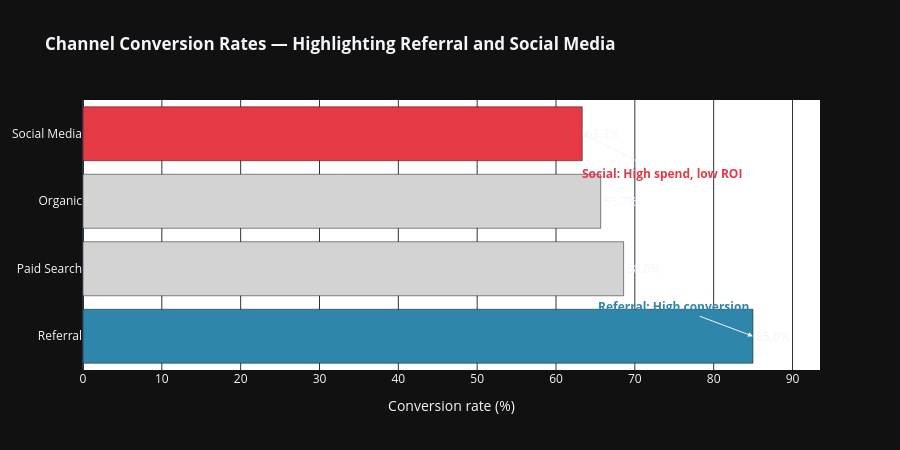

Notebook source saved alongside this figure:
### Code cell
# Cell 4 - Channel performance horizontal bar (clean, annotated)

try:
    channel_df = pd.read_sql("SELECT * FROM presentation.channel_with_emphasis ORDER BY display_order, conversion_rate DESC", engine)
    channel_df.rename(columns={'conversion_rate':'conversion_rate_pct'}, inplace=True)
    use_presentation = True
    print("Using presentation.channel_with_emphasis view.")
except sqlalchemy.exc.ProgrammingError: # Catch specific error for missing view/table
    channel_df = cac_df.copy()
    channel_df.rename(columns={'conversion_rate_pct':'conversion_rate_pct'}, inplace=True)
    use_presentation = False
    print("Using computed CAC table for plotting.")

# Colors: Referral = primary (blue), Social Media = problem (red), others grey
COL = {'primary': '#2E86AB', 'problem': '#E63946', 'context': '#D3D3D3'}
if 'visual_priority' in channel_df.columns:
    colors = [COL['primary'] if v=='PRIMARY' else COL['problem'] if v=='PROBLEM' else COL['context'] for v in channel_df.get('visual_priority', ['CONTEXT']*len(channel_df))]
else:
    colors = [COL['primary'] if ch=='Referral' else COL['problem'] if ch=='Social Media' else COL['context']
              for ch in channel_df[channel_df.columns[0]]]

fig2 = go.Figure()
fig2.add_trace(go.Bar(
    x=channel_df['conversion_rate_pct'],
    y=channel_df[channel_df.columns[0]],
    orientation='h',
    marker=dict(color=colors),
    text=[f"{x:.1f}%" for x in channel_df['conversion_rate_pct']],
    textposition='outside'
))

# Annotations - add for referral and social if present
if 'Referral' in channel_df.iloc[:,0].values:
    r = channel_df[channel_df.iloc[:,0]=='Referral'].iloc[0]
    fig2.add_annotation(x=r['conversion_rate_pct'], y='Referral',
                        text="<b>Referral: High conversion</b>", showarrow=True, arrowhead=2,
                        ax=-80, ay=-30, font=dict(color=COL['primary']))
if 'Social Media' in channel_df.iloc[:,0].values:
    s = channel_df[channel_df.iloc[:,0]=='Social Media'].iloc[0]
    fig2.add_annotation(x=s['conversion_rate_pct'], y='Social Media',
                        text="<b>Social: High spend, low ROI</b>", showarrow=True, arrowhead=2,
                        ax=80, ay=40, font=dict(color=COL['problem']))

fig2.update_layout(
    title="<b>Channel Conversion Rates — Highlighting Referral and Social Media</b>",
    xaxis_title='Conversion rate (%)',
    height=450,
    plot_bgcolor='white',
    showlegend=False
)
fig2.update_xaxes(range=[0, max(channel_df['conversion_rate_pct'].max()*1.1, 90)])
fig2.write_image("outputs/jupyter_channel_performance.png", scale=2)
fig2.show()
print("Saved: outputs/jupyter_channel_performance.png")

### Figure 1 — Plotly figure (JSON) as saved in the notebook; plotly's stock layout.template omitted (floating-point values rounded to 4 significant figures)
{"data": [{"marker": {"color": ["#2E86AB", "#D3D3D3", "#D3D3D3", "#E63946"]}, "orientation": "h", "text": ["85.0%", "68.6%", "65.7%", "63.3%"], "textposition": "outside", "x": [84.99, 68.58, 65.67, 63.33], "y": ["Referral", "Paid Search", "Organic", "Social Media"], "type": "bar"}], "layout": {"annotations": [{"arrowhead": 2, "ax": -80, "ay": -30, "font": {"color": "#2E86AB"}, "showarrow": true, "text": "<b>Referral: High conversion</b>", "x": 84.99, "y": "Referral"}, {"arrowhead": 2, "ax": 80, "ay": 40, "font": {"color": "#E63946"}, "showarrow": true, "text": "<b>Social: High spend, low ROI</b>", "x": 63.33, "y": "Social Media"}], "title": {"text": "<b>Channel Conversion Rates — Highlighting Referral and Social Media</b>"}, "xaxis": {"title": {"text": "Conversion rate (%)"}, "range": [0, 93.49]}, "height": 450, "plot_bgcolor": "white", "showlegend": false}}
